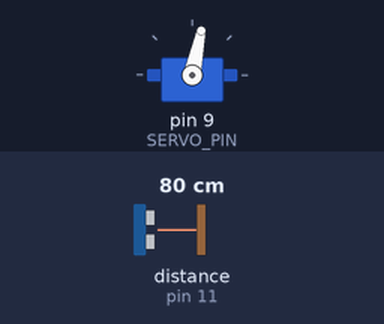
Bench run of a sketch on a simulated Arduino Uno, built with avr-gcc and run on an emulated ATmega328P. On the bench: servo. Wiring (inferred from the names in the program): ultrasonic range finder: trigger pin 10; echo pin 11. Inputs (shaded band) come from the test bench; at power-on: distance to the obstacle (sensor on pin 11) 80 cm. The echo pulse lasts 58.3 µs per cm; what the sketch prints to the serial monitor is not drawn.

Above: at 3.2 s.
3.3 s: distance to the obstacle (sensor on pin 11) set to 35 cm
6.3 s: distance to the obstacle (sensor on pin 11) set to 2 cm
Timing chart, 0 to 9.3 s (numbered marks = the images above; inputs shaded):
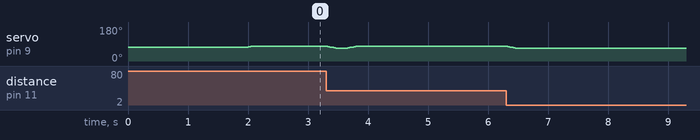

Measured:
- after the input at 6.3 s, servo on pin 9 (SERVO_PIN): 78° → 68° at once

The sketch:

balance_ball.ino
```cpp
#include <Servo.h>

const int TRIGGER_PIN = 10;
const int ECHO_PIN = 11;
const int SERVO_PIN = 9;

const float SOUND_SPEED = 0.0343;
const float CENTER_POINT = 24.0;

// PID constants
float KP = 1.2;
float KI = 0.0008;
float KD = 15.0;

// PID variables
float last_error = 0;
float integral = 0;

const int AVG_SAMPLES = 10;
float distance_buffer[AVG_SAMPLES];
int buffer_index = 0;
float avg_distance = CENTER_POINT;

Servo myservo;

// Horizontal angle
const int HORIZONTAL_ANGLE = 73;

// Helper variable to prevent sharp jumps
int prev_target_angle = HORIZONTAL_ANGLE;

float measure_distance() {
  digitalWrite(TRIGGER_PIN, LOW);
  delayMicroseconds(2);
  digitalWrite(TRIGGER_PIN, HIGH);
  delayMicroseconds(10);
  digitalWrite(TRIGGER_PIN, LOW);
  long duration = pulseIn(ECHO_PIN, HIGH);
  return (duration * SOUND_SPEED) / 2;
}

float get_avg_distance(float new_distance) {
  for (int i = 0; i < AVG_SAMPLES - 1; i++) {
    distance_buffer[i] = distance_buffer[i + 1];
  }
  distance_buffer[AVG_SAMPLES - 1] = new_distance;

  float sum = 0;
  for (int i = 0; i < AVG_SAMPLES; i++) {
    sum += distance_buffer[i];
  }
  return sum / AVG_SAMPLES;
}

// PID control function
void control_servo(float distance) {
  float error = CENTER_POINT - distance;
  integral = constrain(integral + error, -50, 50);

  float derivative = error - last_error;

  float output = KP * error + KI * integral + KD * derivative;

  last_error = error;

  int target_angle = HORIZONTAL_ANGLE - output;
  target_angle = constrain(target_angle, HORIZONTAL_ANGLE - 5, HORIZONTAL_ANGLE + 5);  // Tighter movement range restriction

  // Smooth servo movement
  int angle_diff = target_angle - prev_target_angle;
  if (abs(angle_diff) > 2) {
    target_angle = prev_target_angle + (angle_diff > 0 ? 2 : -2);
  }
  prev_target_angle = target_angle;

  myservo.write(target_angle);
}

void setup() {
  Serial.begin(9600);
  pinMode(TRIGGER_PIN, OUTPUT);
  pinMode(ECHO_PIN, INPUT);
  myservo.attach(SERVO_PIN);

  myservo.write(HORIZONTAL_ANGLE);
  delay(2000);

  for (int i = 0; i < AVG_SAMPLES; i++) {
    distance_buffer[i] = CENTER_POINT;
  }
}

void loop() {
  float distance = measure_distance();
  distance = get_avg_distance(distance);

  Serial.print("Distance: ");
  Serial.println(distance);

  control_servo(distance);

  delay(30);
}
```
